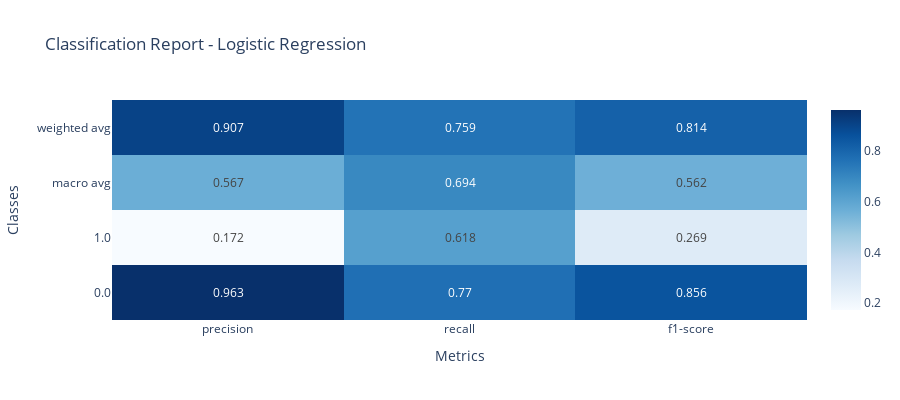
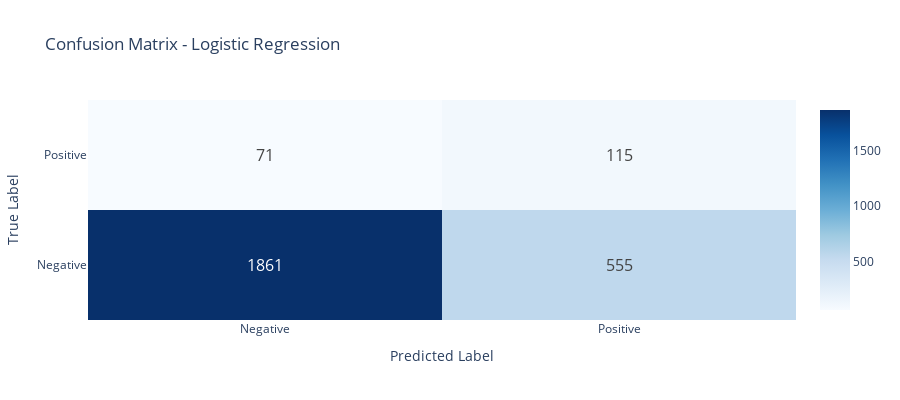
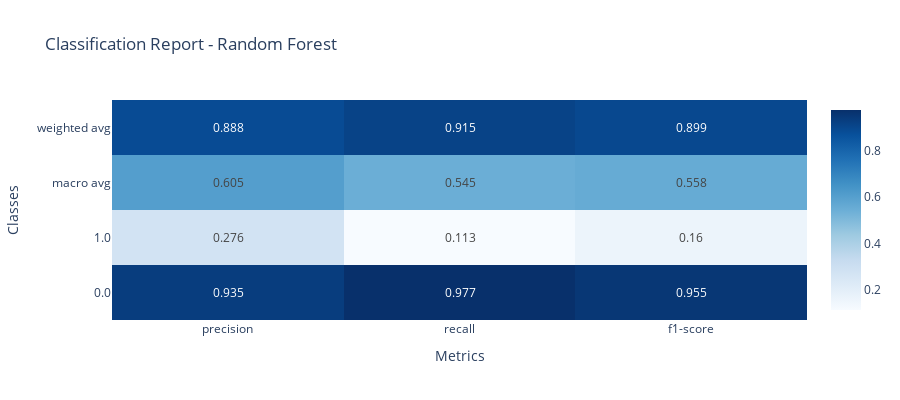
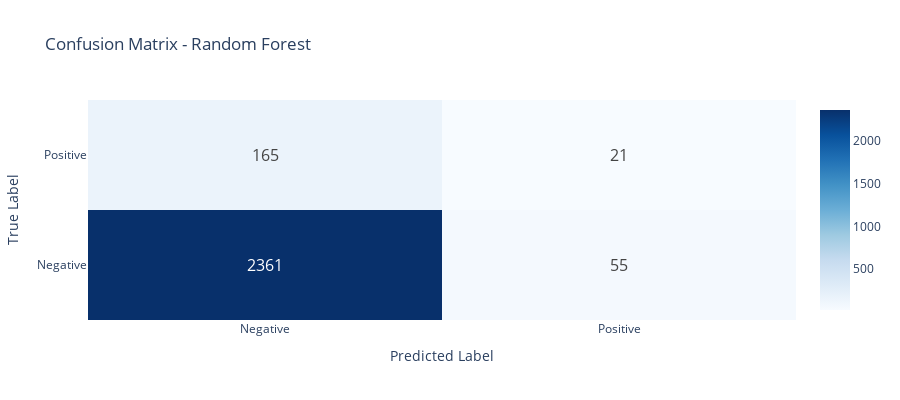

Notebook source saved alongside these figures, in order:
### Code cell
classify.run_classification_plotly(
    classification_features, "DQ_TARGET", all_features, random_state=3
)

### Figure 1 — Plotly figure (JSON) as saved in the notebook; plotly's stock layout.template omitted (floating-point values rounded to 4 significant figures)
{"data": [{"colorscale": [[0, "rgb(247,251,255)"], [0.125, "rgb(222,235,247)"], [0.25, "rgb(198,219,239)"], [0.375, "rgb(158,202,225)"], [0.5, "rgb(107,174,214)"], [0.625, "rgb(66,146,198)"], [0.75, "rgb(33,113,181)"], [0.875, "rgb(8,81,156)"], [1, "rgb(8,48,107)"]], "showscale": true, "text": [[0.963, 0.77, 0.856], [0.172, 0.618, 0.269], [0.567, 0.694, 0.562], [0.907, 0.759, 0.814]], "textfont": {"size": 12}, "texttemplate": "%{text}", "type": "heatmap", "x": ["precision", "recall", "f1-score"], "y": ["0.0", "1.0", "macro avg", "weighted avg"], "z": [[0.9633, 0.7703, 0.856], [0.1716, 0.6183, 0.2687], [0.5674, 0.6943, 0.5624], [0.9067, 0.7594, 0.814]]}], "layout": {"height": 400, "title": {"text": "Classification Report - Logistic Regression"}, "xaxis": {"title": {"text": "Metrics"}}, "yaxis": {"title": {"text": "Classes"}}}}

### Figure 2 — Plotly figure (JSON) as saved in the notebook; plotly's stock layout.template omitted (floating-point values rounded to 4 significant figures)
{"data": [{"colorscale": [[0, "rgb(247,251,255)"], [0.125, "rgb(222,235,247)"], [0.25, "rgb(198,219,239)"], [0.375, "rgb(158,202,225)"], [0.5, "rgb(107,174,214)"], [0.625, "rgb(66,146,198)"], [0.75, "rgb(33,113,181)"], [0.875, "rgb(8,81,156)"], [1, "rgb(8,48,107)"]], "showscale": true, "text": [[1861, 555], [71, 115]], "textfont": {"size": 16}, "texttemplate": "%{text}", "type": "heatmap", "x": ["Negative", "Positive"], "y": ["Negative", "Positive"], "z": [[1861, 555], [71, 115]]}], "layout": {"height": 400, "title": {"text": "Confusion Matrix - Logistic Regression"}, "xaxis": {"title": {"text": "Predicted Label"}}, "yaxis": {"title": {"text": "True Label"}}}}

### Figure 3 — Plotly figure (JSON) as saved in the notebook; plotly's stock layout.template omitted (floating-point values rounded to 4 significant figures)
{"data": [{"colorscale": [[0, "rgb(247,251,255)"], [0.125, "rgb(222,235,247)"], [0.25, "rgb(198,219,239)"], [0.375, "rgb(158,202,225)"], [0.5, "rgb(107,174,214)"], [0.625, "rgb(66,146,198)"], [0.75, "rgb(33,113,181)"], [0.875, "rgb(8,81,156)"], [1, "rgb(8,48,107)"]], "showscale": true, "text": [[0.935, 0.977, 0.955], [0.276, 0.113, 0.16], [0.605, 0.545, 0.558], [0.888, 0.915, 0.899]], "textfont": {"size": 12}, "texttemplate": "%{text}", "type": "heatmap", "x": ["precision", "recall", "f1-score"], "y": ["0.0", "1.0", "macro avg", "weighted avg"], "z": [[0.9347, 0.9772, 0.9555], [0.2763, 0.1129, 0.1603], [0.6055, 0.5451, 0.5579], [0.8876, 0.9154, 0.8986]]}], "layout": {"height": 400, "title": {"text": "Classification Report - Random Forest"}, "xaxis": {"title": {"text": "Metrics"}}, "yaxis": {"title": {"text": "Classes"}}}}

### Figure 4 — Plotly figure (JSON) as saved in the notebook; plotly's stock layout.template omitted (floating-point values rounded to 4 significant figures)
{"data": [{"colorscale": [[0, "rgb(247,251,255)"], [0.125, "rgb(222,235,247)"], [0.25, "rgb(198,219,239)"], [0.375, "rgb(158,202,225)"], [0.5, "rgb(107,174,214)"], [0.625, "rgb(66,146,198)"], [0.75, "rgb(33,113,181)"], [0.875, "rgb(8,81,156)"], [1, "rgb(8,48,107)"]], "showscale": true, "text": [[2361, 55], [165, 21]], "textfont": {"size": 16}, "texttemplate": "%{text}", "type": "heatmap", "x": ["Negative", "Positive"], "y": ["Negative", "Positive"], "z": [[2361, 55], [165, 21]]}], "layout": {"height": 400, "title": {"text": "Confusion Matrix - Random Forest"}, "xaxis": {"title": {"text": "Predicted Label"}}, "yaxis": {"title": {"text": "True Label"}}}}
